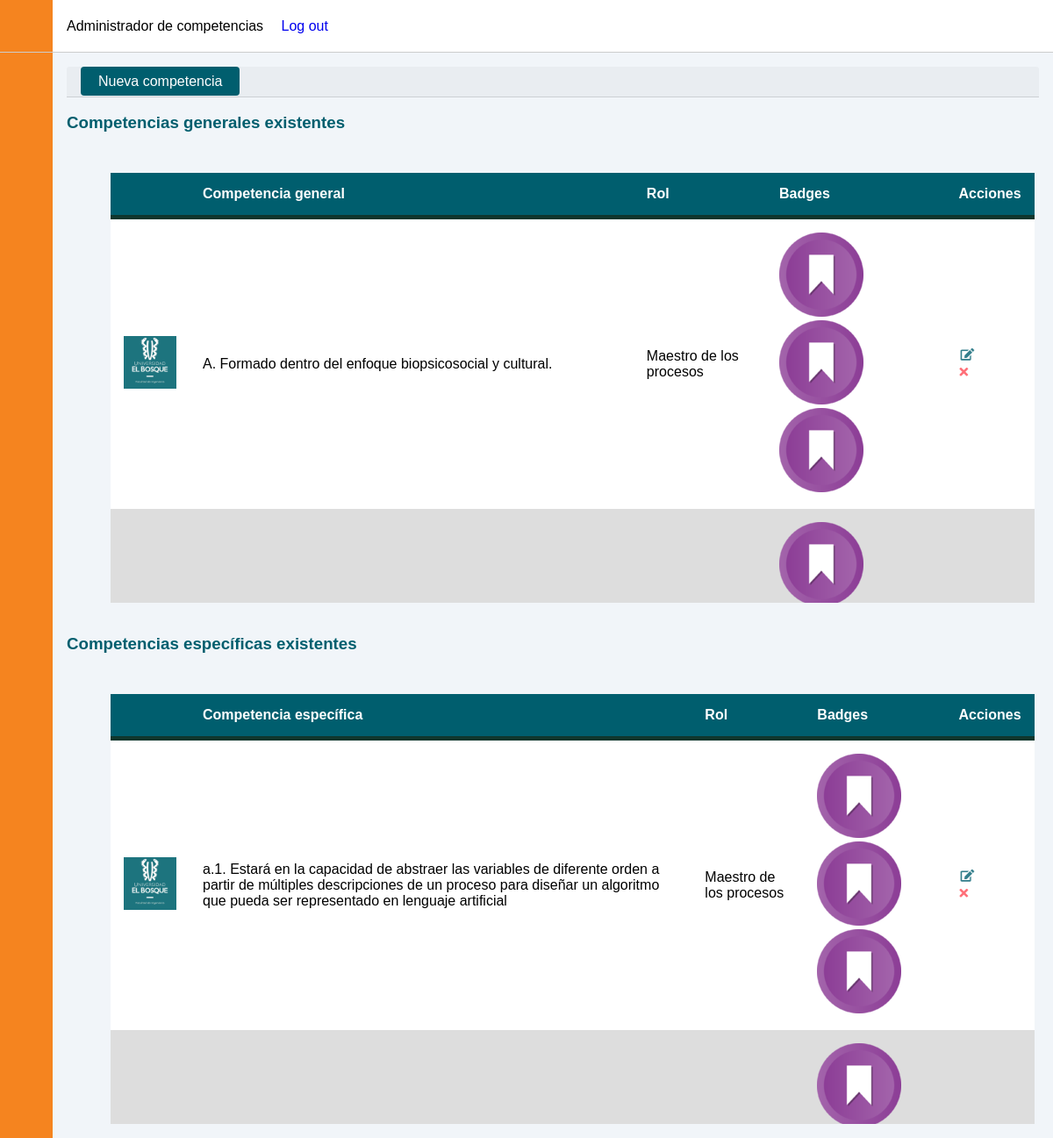
Screenshot of /views/AdministradorDeCompetencias_Comite.php with the database file from the repository.
### tables this page shows
CREATE TABLE `tbl_competencia_general` (
  `id_comp_gral` int(11) NOT NULL,
  `codigo` char(1) NOT NULL,
  `nombre_comp_gral` varchar(200) NOT NULL,
  `rol` varchar(25) NOT NULL,
  `nombre_badgeoro` varchar(10) NOT NULL,
  `nombre_badgeplata` varchar(10) NOT NULL,
  `nombre_badgebronce` varchar(10) NOT NULL
);

CREATE TABLE `tbl_competencia_especifica` (
  `id_comp_esp` int(11) NOT NULL,
  `id_comp_gral` int(11) NOT NULL,
  `codigo` varchar(3) NOT NULL,
  `nombre_competencia_esp` varchar(400) NOT NULL,
  `rol` varchar(25) NOT NULL,
  `nombre_badgeoro` varchar(10) NOT NULL,
  `nombre_badgeplata` varchar(10) NOT NULL,
  `nombre_badgebronce` varchar(10) NOT NULL
);

### views/logic/controllers/CompetenciaControlador.php (called while the page is built, shortened)
<?php
class CompetenciaControlador{
    public function mostrarDatosCompetencias($sql){
        $c = new conectar();
        $conexion = $c->conexion();
        $result = mysqli_query($conexion, $sql);
        return mysqli_fetch_all($result, MYSQLI_ASSOC);
    }
}
?>

### views/AdministradorDeCompetencias_Comite.php (the view, shortened to what this page needs)
<?php
    require_once "logic/controllers/CompetenciaControlador.php";
?>
<!DOCTYPE html>
<html lang="es">
    <head>
        <link rel="stylesheet" href="assets/css/ComiteStyles.css">
        <link rel="stylesheet" href="https:/cdn.jsdelivr.net/gh/lykmapipo/themify-icons@0.1.2/css/themify-icons.css">
    </head>
    <body>
        <div class="sidebar">
            <div class="sidebar-header">
            </div>
            <div class="sidebar-menu">
            </div>
        </div>
        <div class="main-content">
            <header>
                <div class="social-icons">
                    <div class="titulo-dash">
                        <span>Administrador de competencias</span>&nbsp;
                    </div>
                    <div class="link-logout">
                        <span><a href="../index.php">Log out</a></span>
                    </div>
                </div>
            </header>
            <main>
                <div class="card-header">
                    <a id="openModal" class="btn_agregarCompetencia" title="Nueva Competencia">Nueva competencia</a>
                </div>
                <div class="main-tableEventos">
                    <br>
                    <h3 class="titulo_seccion">Competencias generales existentes </h3>
                    <br>
                    <br>
                    <div class="contentTablaCompetencias">
                        <table id="table_competenciasGenerales" class="tablaDeCompetencias">
                            <thead>
                                <tr>
                                    <th class="campoTabla"></th>
                                    <th class="campoTabla">Competencia general</th>
                                    <th class="campoTabla">Rol</th>
                                    <th class="campoTabla">Badges</th>
                                    <th class="campoTabla">Acciones</th>
                                </tr>
                            </thead>
                            <tbody>
                            <?php
                                $obj = new CompetenciaControlador();
                                $sql = "SELECT id_comp_gral, codigo, nombre_comp_gral, rol, nombre_badgeoro, nombre_badgeplata, nombre_badgebronce from tbl_competencia_general";
                                $datos = $obj->mostrarDatosCompetencias($sql);
                                foreach ($datos as $key){
                            ?>
                                    <tr class="filasDeDatosTablaConvocatorias">
                                        <td class="datoTabla"><img class="imagenDeConvocatoriaEnTabla"src="assets/images/imgPorDefecto.jpg"></td>
                                        <td class="datoTabla"><?php echo $key['codigo']; ?>. <?php echo $key['nombre_comp_gral']; ?></td>
                                        <td class="datoTabla"><?php echo $key['rol'];?></td>
                                        <?php
                                            $nombreBadgeOroCompGeneral = $key['nombre_badgeoro'];
                                            $nombreBadgePlataCompGeneral = $key['nombre_badgeplata'];
                                            $nombreBadgeBronceCompGeneral = $key['nombre_badgebronce'];
                                            if($nombreBadgeOroCompGeneral != null && $nombreBadgePlataCompGeneral != null && $nombreBadgeBronceCompGeneral != null
                                            ){
                                            ?>
                                                <td class='datoTabla'><img class='imagenDelEventoEnTabla'src='<?php echo "badgesImages/".$nombreBadgeOroCompGeneral?>'><img class='imagenDelEventoEnTabla'src='<?php echo "badgesImages/".$nombreBadgePlataCompGeneral?>'><img class='imagenDelEventoEnTabla'src='<?php echo "badgesImages/".$nombreBadgeBronceCompGeneral?>'></td>
                                            <?php
                                            }else{
                                            ?>
                                            <td class="datoTabla"><img src="assets/images/badge_prueba muestreo.png" alt=""><img src="assets/images/badge_prueba muestreo.png" alt=""><img src="assets/images/badge_prueba muestreo.png" alt=""></td>
                                        <?php
                                        }
                                        ?>
                                        <td class="datoTabla"><div class="compEsp-edicion">
                                            <div class="col-botonesEdicion">
                                                <a name="openModa5" href="" title="Editar"><img src="assets/images/btn_editar.PNG"></a>
                                            </div>
                                            <div class="col-botonesEdicion">
                                               <a href="?IdCompGen=<?php echo $key['id_comp_gral'] ?>" title="Eliminar"><img src="assets/images/btn_eliminar.PNG"></a>
                                            </div>
                                        </div></td>
                                    </tr>
                            <?php
                                }
                            ?>
                            </tbody>
                        </table>
                    </div>
                    <br>
                    <br>
                    <h3 class="titulo_seccion">Competencias específicas existentes </h3>
                    <br>
                    <br>
                    <div class="contentTablaCompetencias">
                        <table id="table_competenciasGenerales" class="tablaDeCompetencias">
                            <thead>
                                <tr>
                                    <th class="campoTabla"></th>
                                    <th class="campoTabla">Competencia específica</th>
                                    <th class="campoTabla">Rol</th>
                                    <th class="campoTabla">Badges</th>
                                    <th class="campoTabla">Acciones</th>
                                </tr>
                            </thead>
                            <tbody>
                            <?php
                                $obj = new CompetenciaControlador();
                                $sql = "SELECT id_comp_esp, codigo, nombre_competencia_esp, rol, nombre_badgeoro, nombre_badgeplata, nombre_badgebronce from tbl_competencia_especifica";
                                $datos = $obj->mostrarDatosCompetencias($sql);
                                foreach ($datos as $key){
                            ?>
                                    <tr class="filasDeDatosTablaConvocatorias">
                                        <td class="datoTabla"><img class="imagenDeConvocatoriaEnTabla"src="assets/images/imgPorDefecto.jpg"></td>
                                        <td class="datoTabla"><?php echo $key['codigo']; ?>. <?php echo $key['nombre_competencia_esp']; ?></td>
                                        <td class="datoTabla"><?php echo $key['rol'];?></td>
                                        <?php
                                            $nombreBadgeOroCompEsp = $key['nombre_badgeoro'];
                                            $nombreBadgePlataCompEsp = $key['nombre_badgeplata'];
                                            $nombreBadgeBronceCompEsp = $key['nombre_badgebronce'];
                                            if($nombreBadgeOroCompEsp != null && $nombreBadgePlataCompEsp != null && $nombreBadgeBronceCompEsp != null){
                                            ?>
                                                <td class='datoTabla'><img class='imagenDelEventoEnTabla'src='<?php echo "badgesImages/".$nombreBadgeOroCompEsp?>'><img class='imagenDelEventoEnTabla'src='<?php echo "badgesImages/".$nombreBadgePlataCompEsp?>'><img class='imagenDelEventoEnTabla'src='<?php echo "badgesImages/".$nombreBadgeBronceCompEsp?>'></td>
                                            <?php
                                            }else{
                                            ?>
                                            <td class="datoTabla"><img src="assets/images/badge_prueba muestreo.png" alt=""><img src="assets/images/badge_prueba muestreo.png" alt=""><img src="assets/images/badge_prueba muestreo.png" alt=""></td>
                                        <?php
                                        }
                                        ?>
                                        <td class="datoTabla"><div class="compEsp-edicion">
                                            <div class="col-botonesEdicion">
                                                <a name="openModa5" href="" title="Editar"><img src="assets/images/btn_editar.PNG"></a>
                                            </div>
                                            <div class="col-botonesEdicion">
                                                <a href="?IdCompEsp=<?php echo $key['id_comp_esp'] ?>" title="Eliminar"><img src="assets/images/btn_eliminar.PNG"></a>
                                            </div>
                                        </div></td>
                                    </tr>
                            <?php
                                }
                            ?>
                            </tbody>
                        </table>
                    </div>
                </div>
                </div>
    </body>
</html>

### views/assets/css/ComiteStyles.css (style rules this page uses)
:root { --main-color: #f5841f; --color-dark: #1D2231; --text-grey: #8390A2; }
* { font-family: Arial, Helvetica, sans-serif; margin: 0; padding: 0; text-decoration: none; list-style-type: none; box-sizing: border-box; }
.sidebar { height: 100%; width: 230px; position: fixed; left: 0; top: 0; z-index: 100; background: var(--main-color); color: #fff; overflow-y: auto; transition: width 500ms; }
.sidebar-header { display: flex; justify-content: space-between; align-items: center; height: 60px; padding: 0rem 1rem; border-bottom: 1px solid #ccc; font-size: 18px; }
.sidebar-menu { padding: 2rem; }
.main-content { position: relative; margin-left: 240px; transition: margin-left 500ms; }
header { position: fixed; left: 240px; top: 0; z-index: 100; width: calc(100% - 240px); background: #fff; height: 60px; padding: 0rem 1rem; display: flex; align-items: center; border-bottom: 1px solid #ccc; justify-content: space-between; transition: left 500ms; }
.social-icons { display: grid; grid-template-columns: repeat(2, 1fr); grid-column-gap: 1rem; }
main { margin-top: 60px; background: #f1f5f9; min-height: 90vh; padding: 1rem; }
@media only screen and (max-width: 1200px) { .sidebar { width: 60px; z-index: 150; } }
@media only screen and (max-width: 1200px) { .sidebar .sidebar-header, .sidebar li { display: flex; justify-content: center; } }
@media only screen and (max-width: 1200px) { .main-content { margin-left: 60px; } }
@media only screen and (max-width: 1200px) { .main-content header { left: 60px; width: calc(100% - 60px); } }
.titulo_seccion { color: #005e6e; }
.card-header:first-child { border-radius: calc(0.25rem - 1px) calc(0.25rem - 1px) 0 0; }
.card-header { padding: 0.5rem 1rem; margin-bottom: 0; background-color: rgba(0,0,0,.03); border-bottom: 1px solid rgba(0,0,0,.125); }
.btn_agregarCompetencia { color: #fff; background-color: #005e6e; cursor: pointer; padding: 8px 20px; border-radius: 4px; outline: none; border: none; font-family: Arial, Helvetica, sans-serif; }
.contentTablaCompetencias { height: 500px; width: 100%; overflow-y: scroll; }
.tablaDeCompetencias { margin-left: 50px; margin-top: 10px; width: 95%; text-align: left; border-collapse: collapse; background-color: white }
.campoTabla, .datoTabla { padding: 15px; }
thead { background-color: #005e6e; color: white; border-bottom: solid 5px #0F362D; }
.imagenDeConvocatoriaEnTabla { width: 60px; height: 60px; }
.filasDeDatosTablaConvocatorias:nth-child(even) { background-color: #ddd; }

### rows the page displays
tbl_competencia_general: codigo "A", nombre_comp_gral "Formado dentro del enfoque biopsicosocial y cultural.", rol "Maestro de los procesos"
tbl_competencia_especifica: codigo "a.1", nombre_competencia_esp "Estará en la capacidad de abstraer las variables de diferente orden a partir de múltiples descripciones de un proceso para diseñar un algoritmo que pueda ser representado en lenguaje artificial", rol "Maestro de los procesos"
